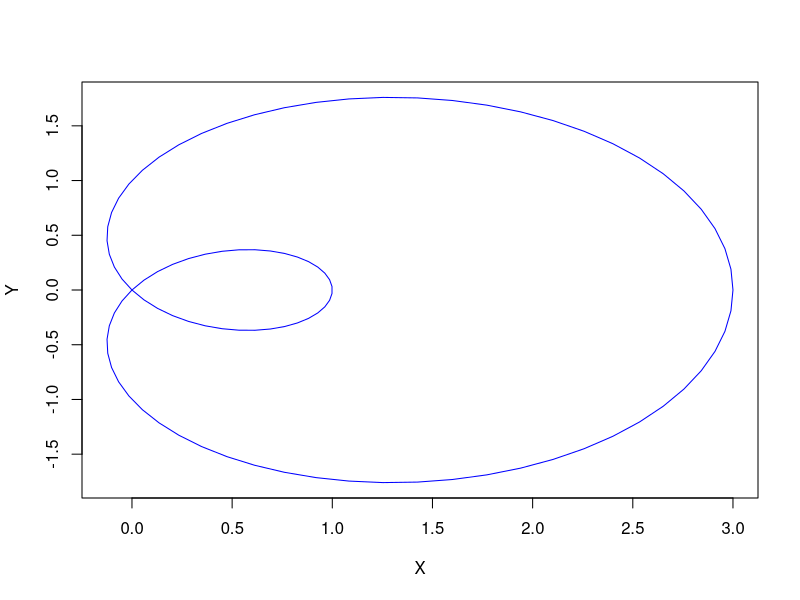
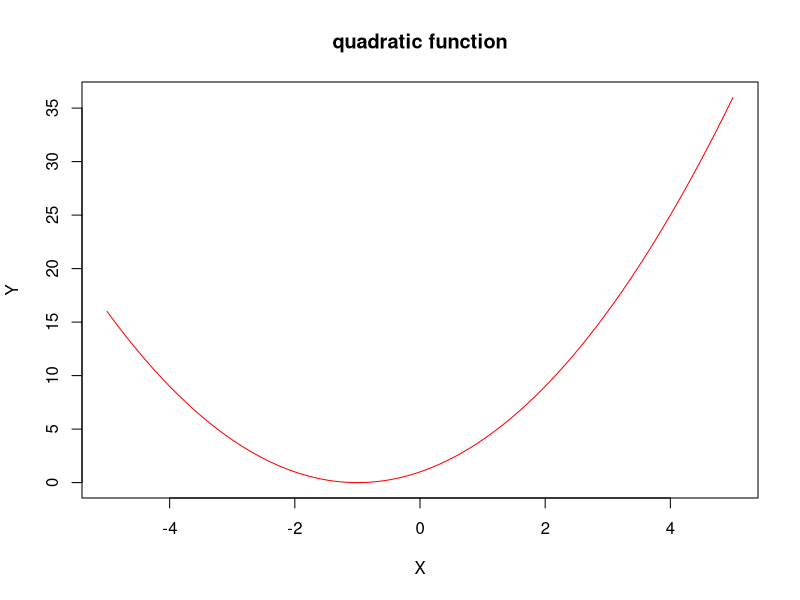
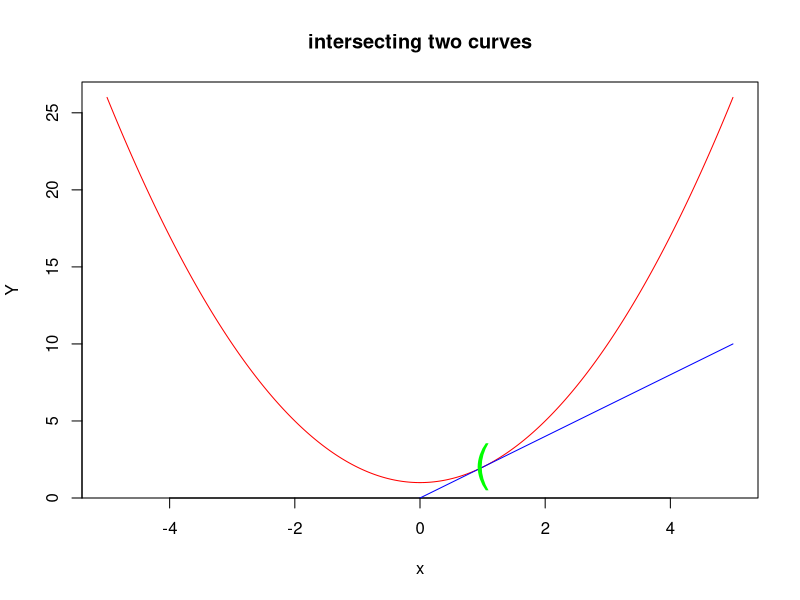

Here is the R script that generated these plots, in order: (Note: this script raises an error after producing the figures.)
theta<-seq(0,2*pi,length.out=100)
r<-1+2*cos(theta)
x<-r*cos(theta)
y<-r*sin(theta)
plot(x,y,col="blue",type="l",xlab="X",ylab="Y")

#plotting of curves
x<-seq(-5,5,by=0.01)
f<-function(x)
{
  return(x^2+2*x+1)
}
plot(x,f(x),type="l",col="red",main="quadratic function",xlab="X",ylab="Y")

#ploting two curves and intersecting each other
f<-function(x)
{
  return(x^2+1)
}
g<-function(x)
{
  return(2*x)
}
seq(-2,2,by=0.01)
plot(x,f(x),col="red",type="l",main="intersecting two curves",xlab="x",ylab="Y")
lines(x,g(x),col="blue")
points(1,2,type="p",pch=40,cex=3,col="green")

#solving differential equation
library(deSolve)
f<-function(times,y,p)
{
  k=p[1]
  ydot=k*y
  list(ydot)
}
t<-seq(0,2,by=0.01)
p<-c(k=0.5)
s<-c(y=2)
out<-ode(y=y0,times=t,func=f,parms=p)
print(out)
plot(out)
  
